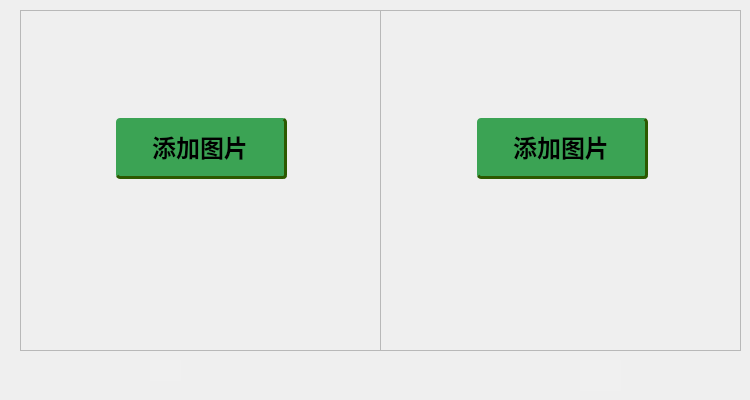
      <widget class="QWidget" name="page_21">
       <widget class="QScrollArea" name="scrollArea_7">
        <property name="geometry">
         <rect>
          <x>20</x>
          <y>10</y>
          <width>361</width>
          <height>341</height>
         </rect>
        </property>
        <property name="styleSheet">
         <string notr="true">border-color: rgb(85, 170, 255);</string>
        </property>
        <property name="widgetResizable">
         <bool>true</bool>
        </property>
        <widget class="QWidget" name="scrollAreaWidgetContents_7">
         <property name="geometry">
          <rect>
           <x>0</x>
           <y>0</y>
           <width>359</width>
           <height>339</height>
          </rect>
         </property>
        </widget>
       </widget>
       <widget class="QScrollArea" name="scrollArea_12">
        <property name="geometry">
         <rect>
          <x>380</x>
          <y>10</y>
          <width>361</width>
          <height>341</height>
         </rect>
        </property>
        <property name="widgetResizable">
         <bool>true</bool>
        </property>
        <widget class="QWidget" name="scrollAreaWidgetContents_12">
         <property name="geometry">
          <rect>
           <x>0</x>
           <y>0</y>
           <width>359</width>
           <height>339</height>
          </rect>
         </property>
        </widget>
       </widget>
       <widget class="QLabel" name="label_36">
        <property name="geometry">
         <rect>
          <x>150</x>
          <y>360</y>
          <width>31</width>
          <height>21</height>
         </rect>
        </property>
        <property name="styleSheet">
         <string notr="true">background-color: rgb(240, 240, 240);</string>
        </property>
        <property name="text">
         <string/>
        </property>
       </widget>
       <widget class="QLabel" name="label_37">
        <property name="geometry">
         <rect>
          <x>580</x>
          <y>360</y>
          <width>41</width>
          <height>31</height>
         </rect>
        </property>
        <property name="styleSheet">
         <string notr="true">background-color: rgb(240, 240, 240);</string>
        </property>
        <property name="text">
         <string/>
        </property>
       </widget>
       <widget class="QPushButton" name="pushButton_11">
        <property name="geometry">
         <rect>
          <x>116</x>
          <y>118</y>
          <width>171</width>
          <height>61</height>
         </rect>
        </property>
        <property name="contextMenuPolicy">
         <enum>Qt::DefaultContextMenu</enum>
        </property>
        <property name="toolTip">
         <string>添加一张图片</string>
        </property>
        <property name="whatsThis">
         <string>添加一张图片</string>
        </property>
        <property name="styleSheet">
         <string notr="true">QPushButton{
 	
	
	color:#000000;
	background-color:#3ba354;
	border-right-color: rgb(48, 135, 69);
	font-size:24px;
	font-weight:700;
	font-family:Microsoft YaHei;
	border-bottom:3px solid #2c5900;
	border-right:3px solid #2c5900;
	border-radius:4px;
	

    
	
}
QPushButton:hover {
	background-color:#1c9439;
	
}

 
QPushButton:checked{


}</string>
        </property>
        <property name="text">
         <string>添加图片</string>
        </property>
        <property name="icon">
         <iconset resource="menu.qrc">
          <normaloff>:/images/添加.png</normaloff>:/images/添加.png</iconset>
        </property>
        <property name="iconSize">
         <size>
          <width>26</width>
          <height>26</height>
         </size>
        </property>
        <property name="checkable">
         <bool>false</bool>
        </property>
        <property name="autoRepeat">
         <bool>true</bool>
        </property>
        <property name="autoExclusive">
         <bool>false</bool>
        </property>
        <property name="autoDefault">
         <bool>true</bool>
        </property>
        <property name="default">
         <bool>true</bool>
        </property>
        <property name="flat">
         <bool>true</bool>
        </property>
       </widget>
       <widget class="QPushButton" name="pushButton_15">
        <property name="geometry">
         <rect>
          <x>477</x>
          <y>118</y>
          <width>171</width>
          <height>61</height>
         </rect>
        </property>
        <property name="toolTip">
         <string>添加一张图片</string>
        </property>
        <property name="whatsThis">
         <string>添加一张图片</string>
        </property>
        <property name="styleSheet">
         <string notr="true">QPushButton{
 	
	
	color:#000000;
	background-color:#3ba354;
	border-right-color: rgb(48, 135, 69);
	font-size:24px;
	font-weight:700;
	font-family:Microsoft YaHei;
	border-bottom:3px solid #2c5900;
	border-right:3px solid #2c5900;
	border-radius:4px;
	

    
	
}
QPushButton:hover {
	background-color:#1c9439;
	
}

 
QPushButton:checked{


}</string>
        </property>
        <property name="text">
         <string>添加图片</string>
        </property>
        <property name="icon">
         <iconset resource="menu.qrc">
          <normaloff>:/images/添加.png</normaloff>:/images/添加.png</iconset>
        </property>
        <property name="iconSize">
         <size>
          <width>26</width>
          <height>26</height>
         </size>
        </property>
       </widget>
      </widget>
